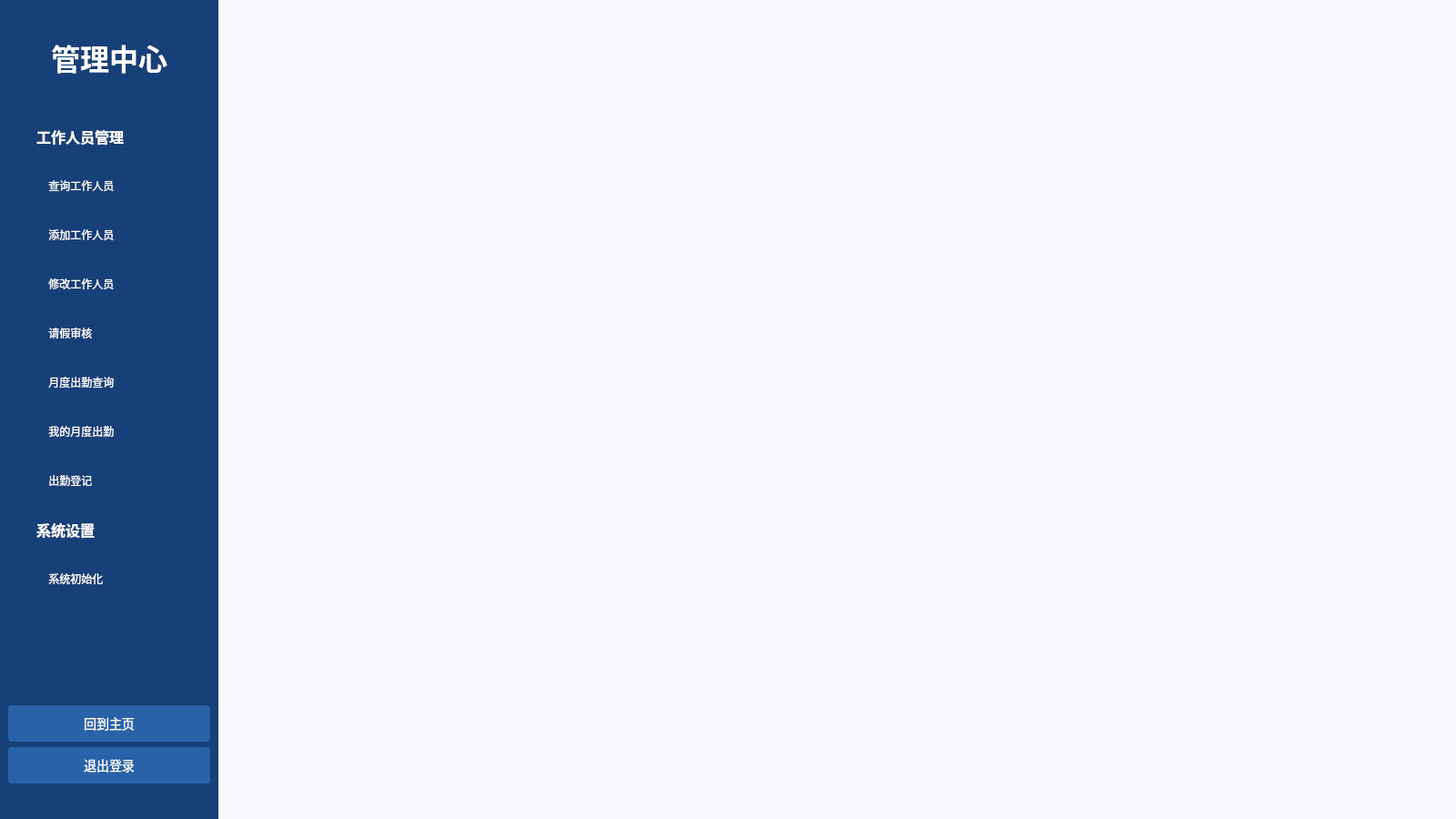
<?xml version="1.0" encoding="UTF-8"?>
<ui version="4.0">
 <class>AdminWindow</class>
 <widget class="QMainWindow" name="AdminWindow">
  <property name="geometry">
   <rect>
    <x>0</x>
    <y>0</y>
    <width>1600</width>
    <height>900</height>
   </rect>
  </property>
  <property name="windowTitle">
   <string>中国石油大学小区管理系统 - 管理员</string>
  </property>
  <property name="styleSheet">
   <string notr="true">
background-color: rgb(245, 247, 250);
color: rgb(33, 37, 41);
font-family: 'Microsoft YaHei', sans-serif;
   </string>
  </property>
  <widget class="QWidget" name="centralWidget">
   <widget class="QFrame" name="sideMenu">
    <property name="enabled">
     <bool>true</bool>
    </property>
    <property name="geometry">
     <rect>
      <x>0</x>
      <y>0</y>
      <width>240</width>
      <height>900</height>
     </rect>
    </property>
    <property name="minimumSize">
     <size>
      <width>240</width>
      <height>0</height>
     </size>
    </property>
    <property name="maximumSize">
     <size>
      <width>240</width>
      <height>16777215</height>
     </size>
    </property>
    <property name="styleSheet">
     <string notr="true">
QFrame {
    background-color: rgb(23, 64, 120);
    color: rgb(255, 255, 255);
    border-radius: 0px;
}
QLabel {
    color: rgb(255, 255, 255);
}
QPushButton {
    background-color: rgb(41, 98, 168);
    color: rgb(255, 255, 255);
    border: none;
    border-radius: 4px;
    padding: 8px 16px;
    font-size: 14px;
}
QPushButton:hover {
    background-color: rgb(36, 86, 148);
}
QPushButton:pressed {
    background-color: rgb(31, 76, 128);
}
       </string>
    </property>
    <layout class="QVBoxLayout" name="verticalLayout">
     <item>
      <spacer name="verticalSpacer">
       <property name="enabled">
        <bool>true</bool>
       </property>
       <property name="orientation">
        <enum>Qt::Vertical</enum>
       </property>
       <property name="sizeType">
        <enum>QSizePolicy::Fixed</enum>
       </property>
       <property name="sizeHint" stdset="0">
        <size>
         <width>20</width>
         <height>30</height>
        </size>
       </property>
      </spacer>
     </item>
     <item>
      <widget class="QLabel" name="label">
       <property name="enabled">
        <bool>true</bool>
       </property>
       <property name="font">
        <font>
         <family>Microsoft YaHei,sans-serif</family>
         <pointsize>24</pointsize>
         <weight>75</weight>
         <bold>true</bold>
        </font>
       </property>
       <property name="text">
        <string>管理中心</string>
       </property>
       <property name="alignment">
        <set>Qt::AlignCenter</set>
       </property>
      </widget>
     </item>
     <item>
      <spacer name="verticalSpacer_2">
       <property name="enabled">
        <bool>true</bool>
       </property>
       <property name="orientation">
        <enum>Qt::Vertical</enum>
       </property>
       <property name="sizeType">
        <enum>QSizePolicy::Fixed</enum>
       </property>
       <property name="sizeHint" stdset="0">
        <size>
         <width>20</width>
         <height>30</height>
        </size>
       </property>
      </spacer>
     </item>
     <item>
      <widget class="QListWidget" name="listWidget_menu">
       <property name="enabled">
        <bool>true</bool>
       </property>
       <property name="sizePolicy">
        <sizepolicy hsizetype="Expanding" vsizetype="Expanding">
         <horstretch>0</horstretch>
         <verstretch>0</verstretch>
        </sizepolicy>
       </property>
       <property name="styleSheet">
        <string notr="true">
QListWidget {
    background-color: transparent;
    border: none;
    outline: none;
}
QListWidget::item {
    height: 50px;
    padding-left: 20px;
    font-size: 16px;
    border-radius: 4px;
    margin: 2px 8px;
    display: flex;
    align-items: center;
}
QListWidget::item:selected {
    background-color: rgb(41, 98, 168);
    color: rgb(255, 255, 255);
}
QListWidget::item:hover {
    background-color: rgba(41, 98, 168, 0.7);
    color: rgb(255, 255, 255);
}
          </string>
       </property>
       <item>
        <property name="text">
         <string>工作人员管理</string>
        </property>
        <property name="font">
         <font>
          <pointsize>12</pointsize>
          <weight>75</weight>
          <bold>true</bold>
         </font>
        </property>
       </item>
       <item>
        <property name="text">
         <string>    查询工作人员</string>
        </property>
       </item>
       <item>
        <property name="text">
         <string>    添加工作人员</string>
        </property>
       </item>
       <item>
        <property name="text">
         <string>    修改工作人员</string>
        </property>
       </item>
       <item>
        <property name="text">
         <string>    请假审核</string>
        </property>
       </item>
       <item>
        <property name="text">
         <string>    月度出勤查询</string>
        </property>
       </item>
       <item>
        <property name="text">
         <string>    我的月度出勤</string>
        </property>
       </item>
       <item>
        <property name="text">
         <string>    出勤登记</string>
        </property>
       </item>
       <item>
        <property name="text">
         <string>系统设置</string>
        </property>
        <property name="font">
         <font>
          <pointsize>12</pointsize>
          <weight>75</weight>
          <bold>true</bold>
         </font>
        </property>
       </item>
       <item>
        <property name="text">
         <string>    系统初始化</string>
        </property>
       </item>
      </widget>
     </item>
     <item>
      <widget class="QPushButton" name="homeButton">
       <property name="sizePolicy">
        <sizepolicy hsizetype="Expanding" vsizetype="Fixed">
         <horstretch>0</horstretch>
         <verstretch>0</verstretch>
        </sizepolicy>
       </property>
       <property name="minimumSize">
        <size>
         <width>0</width>
         <height>40</height>
        </size>
       </property>
       <property name="font">
        <font>
         <family>Microsoft YaHei,sans-serif</family>
         <pointsize>-1</pointsize>
        </font>
       </property>
       <property name="text">
        <string>回到主页</string>
       </property>
      </widget>
     </item>
     <item>
      <widget class="QPushButton" name="logoutButton">
       <property name="sizePolicy">
        <sizepolicy hsizetype="Expanding" vsizetype="Fixed">
         <horstretch>0</horstretch>
         <verstretch>0</verstretch>
        </sizepolicy>
       </property>
       <property name="minimumSize">
        <size>
         <width>0</width>
         <height>40</height>
        </size>
       </property>
       <property name="font">
        <font>
         <family>Microsoft YaHei,sans-serif</family>
         <pointsize>-1</pointsize>
        </font>
       </property>
       <property name="text">
        <string>退出登录</string>
       </property>
      </widget>
     </item>
     <item>
      <spacer name="verticalSpacer_4">
       <property name="orientation">
        <enum>Qt::Vertical</enum>
       </property>
       <property name="sizeType">
        <enum>QSizePolicy::Fixed</enum>
       </property>
       <property name="sizeHint" stdset="0">
        <size>
         <width>20</width>
         <height>30</height>
        </size>
       </property>
      </spacer>
     </item>
    </layout>
   </widget>
   <widget class="QWidget" name="rightContainer" native="true">
    <property name="geometry">
     <rect>
      <x>240</x>
      <y>0</y>
      <width>1360</width>
      <height>900</height>
     </rect>
    </property>
   </widget>
  </widget>
 </widget>
 <resources/>
 <connections/>
</ui>
